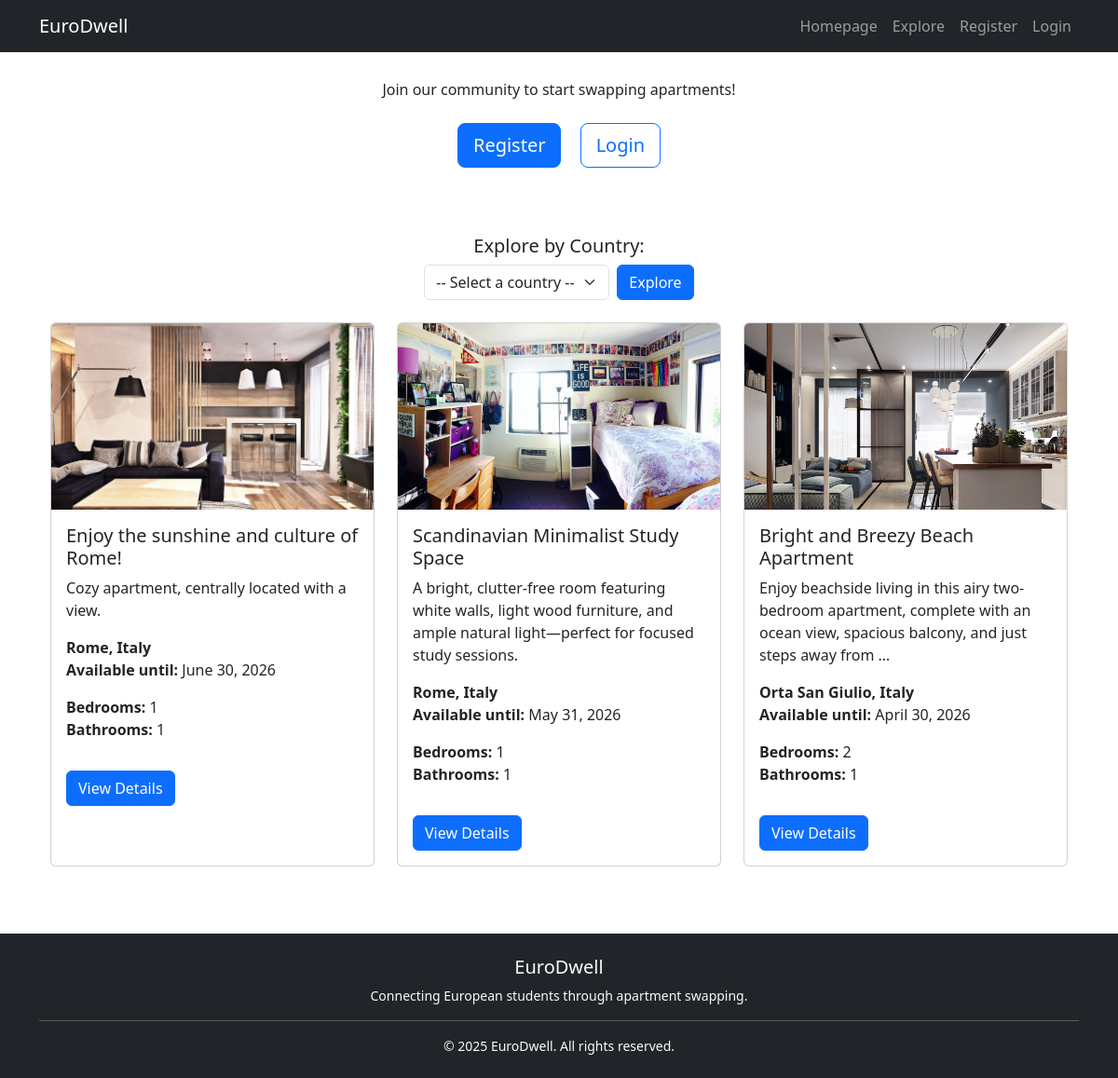
/explore?country=Italy, run on the app's committed database.
### app/models.py (models this page shows, shortened)
class Apartment(models.Model):
    user = models.ForeignKey(User, on_delete=models.CASCADE)
    title = models.CharField(max_length=200)
    description = models.TextField()
    country = models.CharField(max_length=100,default='Norway')
    city = models.CharField(max_length=100,default='Oslo')
    bedrooms = models.IntegerField(default=1)
    bathrooms = models.IntegerField(default=1)
    shared_bathroom = models.BooleanField(default=False)
    shared_kitchen = models.BooleanField(default=False)
    available_from = models.DateField(default=date.today)
    available_until = models.DateField(default=default_available_until)
    created_at = models.DateTimeField(auto_now_add=True)
    updated_at = models.DateTimeField(auto_now=True)

class ApartmentImage(models.Model):
    apartment = models.ForeignKey(Apartment, related_name='images', on_delete=models.CASCADE)
    image = models.ImageField(upload_to='apartments/')
    uploaded_at = models.DateTimeField(auto_now_add=True)

### app/views.py (the view)
# urls.py: path("explore", views.explore, name="explore"),
def explore(request):
    country = request.GET.get("country")
    if country:
        apartments = Apartment.objects.filter(
            country__icontains=country
        ).order_by('-available_until')
    else:
        apartments = Apartment.objects.all().order_by('-available_until')
    return render(request, "explore.html", {
        "apartments": apartments,
        "country": country,
        "countries": EUROPEAN_COUNTRIES,
    })

### app/context_processors.py (called while the page is built)
def unread_message_count(request):
    if request.user.is_authenticated:
        count = Message.objects.filter(receiver=request.user, is_read=False).count()
        return {'unread_message_count': count}
    return {}

def pending_swap_requests_count(request):
    if request.user.is_authenticated:
        count = SwapRequest.objects.filter(
            apartment_requested__user=request.user,
            status='Pending'
        ).count()
        return {'pending_swap_requests_count': count}
    return {}

### app/templates/explore.html (shortened to what this page needs)
{% extends "base.html" %}
{% block content %}
<div class="container">
    <div class="row justify-content-center text-center mb-5">
        <div class="col-md-8">
            {% if not user.is_authenticated %}
                <div class="mb-4">
                    <p class="mb-4">Join our community to start swapping apartments!</p>
                    <a href="{% url 'register' %}" class="btn btn-primary btn-lg me-3">Register</a>
                    <a href="{% url 'login' %}" class="btn btn-outline-primary btn-lg">Login</a>
                </div>
            {% endif %}
        </div>
    </div>
    <form method="get" action="{% url 'explore' %}" class="mb-4 text-center">
        <label for="country-select" class="form-label h5">Explore by Country:</label>
        <div class="d-flex justify-content-center align-items-center">
            <select name="country" id="country-select" class="form-select w-auto me-2">
                <option value="">-- Select a country --</option>
            </select>
            <button type="submit" class="btn btn-primary">Explore</button>
        </div>
    </form>
    <div class="row">
        {% for apartment in apartments %}
            <div class="col-md-4 mb-4">
                <div class="card h-100">
                    {% if apartment.images.first %}
                        <img src="{{ apartment.images.first.image.url }}" class="card-img-top" alt="{{ apartment.title }}" style="height: 200px; object-fit: cover;">
                    {% endif %}
                    <div class="card-body">
                        <h5 class="card-title">{{ apartment.title }}</h5>
                        <p class="card-text">{{ apartment.description|truncatewords:20 }}</p>
                        <p class="card-text">
                            <strong>{{ apartment.city }}, {{ apartment.country }}</strong><br>
                            <strong>Available until:</strong> {{ apartment.available_until }}
                        </p>
                        <ul class="list-unstyled">
                            <li><strong>Bedrooms:</strong> {{ apartment.bedrooms }}</li>
                            <li><strong>Bathrooms:</strong> {{ apartment.bathrooms }}</li>
                        </ul>
                        <a href="{% url 'apartment_details' apartment.id %}" class="btn btn-primary mt-3">View Details</a>
                    </div>
                </div>
            </div>
        {% empty %}
            <div class="col-12 text-center">
                <p>No apartments available at the moment.</p>
            </div>
        {% endfor %}
    </div>
</div>
{% endblock %}

### app/static/app/homepage.css (style rules this page uses)
form input, form textarea, form select { width: 100%; padding: 0.6rem; border: 1px solid #ccc; border-radius: 5px; }

### data on the page
Apartment: images.first.image (picture), title "Enjoy the sunshine and culture of Rome!", description "Cozy apartment, centrally located with a view.", city "Rome", country "Italy", available_until "June 30, 2026", bedrooms "1", bathrooms "1"
Apartment: images.first.image (picture), title "Scandinavian Minimalist Study Space", description "A bright, clutter-free room featuring white walls, light wood furniture, and ample natural light—perfect for focused study sessions.", city "Rome", country "Italy", available_until "May 31, 2026", bedrooms "1", bathrooms "1"
Apartment: images.first.image (picture), title "Bright and Breezy Beach Apartment", description "Enjoy beachside living in this airy two-bedroom apartment, complete with an ocean view, spacious balcony, and just steps away from …", city "Orta San Giulio", country "Italy", available_until "April 30, 2026", bedrooms "2", bathrooms "1"
